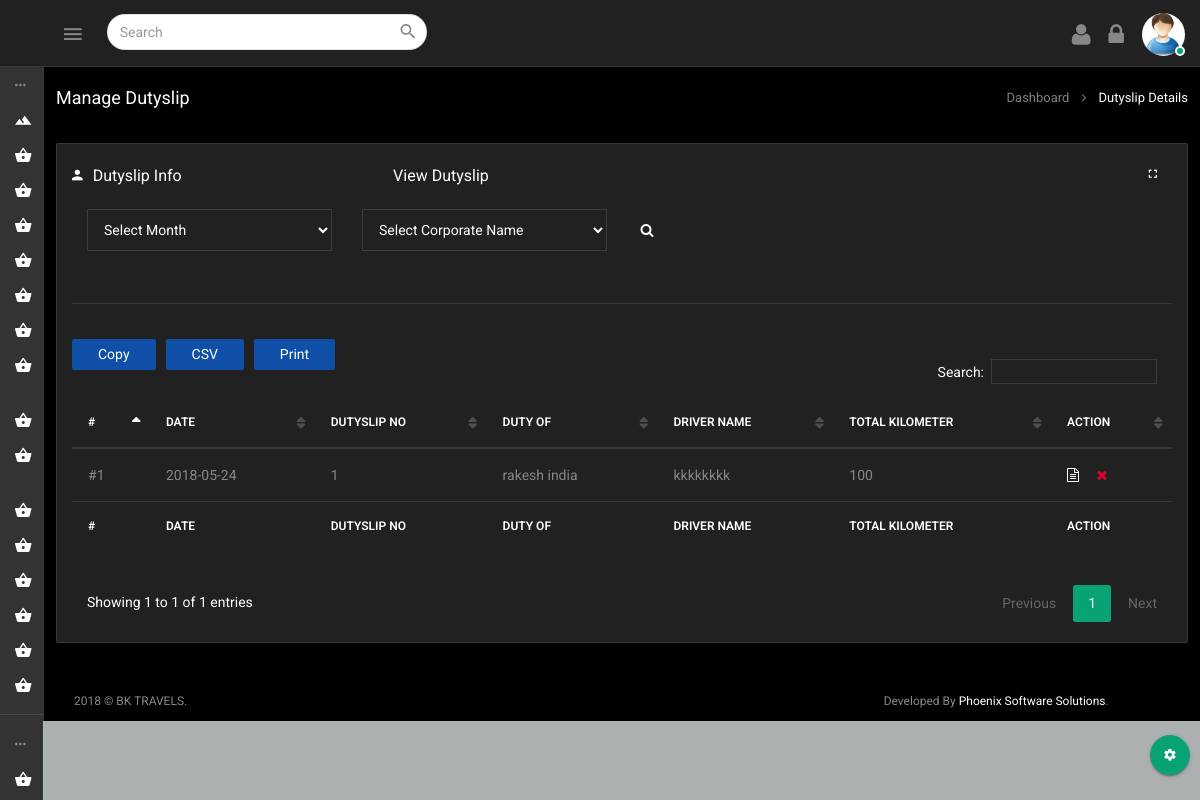
Screenshot of /bktravels/dutyslip_corporate.php (signed in) with the database file from the repository.
### tables this page shows
CREATE TABLE `duty_slip_corporate` (
  `id` bigint(20) UNSIGNED NOT NULL,
  `dutyslip_slno` int(100) NOT NULL,
  `corporate_id` varchar(50) NOT NULL,
  `corporate_name` varchar(255) NOT NULL,
  `report_at` varchar(50) NOT NULL,
  `booked_by` varchar(50) NOT NULL,
  `vehicle_no` varchar(20) NOT NULL,
  `vehicle_id` varchar(50) NOT NULL,
  `vehicle_name` varchar(50) NOT NULL,
  `vehicle_size` varchar(100) NOT NULL,
  `driver_name` varchar(50) NOT NULL,
  `place_from` varchar(50) NOT NULL,
  `place_to` varchar(60) NOT NULL,
  `start_date` varchar(50) NOT NULL,
  `starting_km` varchar(15) NOT NULL,
  `start_time` varchar(15) NOT NULL,
  `closing_km` varchar(15) NOT NULL,
  `closing_time` varchar(15) NOT NULL,
  `closing_date` varchar(15) NOT NULL,
  `total_km` varchar(15) NOT NULL,
  `total_time` varchar(200) NOT NULL,
  `charging_type` varchar(15) NOT NULL,
  `ac_nonac` varchar(15) NOT NULL,
  `toll_gate` varchar(15) NOT NULL,
  `parking_charge` varchar(15) NOT NULL,
  `advance_paid_client` decimal(10,2) NOT NULL,
  `advance_paid_travel` decimal(10,2) NOT NULL,
  `created_date` timestamp NOT NULL DEFAULT CURRENT_TIMESTAMP ON UPDATE CURRENT_TIMESTAMP,
  `monthof` int(11) NOT NULL,
  `yearof` int(11) NOT NULL,
  `advance_return_driver` int(11) NOT NULL,
  `paid_to_owener` int(11) NOT NULL,
  `remarks` varchar(555) NOT NULL
);

### bktravels/dutyslip_corporate.php (the view, shortened to what this page needs)
<?php
include('config.php');
function month_list(){
	global $mysqli;
	$stmt = $mysqli->prepare("SELECT
	id,
	month
	 FROM months
       ");
	$stmt->execute();
	$stmt->bind_result($id,$name);
       while($stmt->fetch()){
         $row[]=array('id'=>$id,'month'=>$name);
       }
     	if(!empty($row)){
     	return ($row);
      }
     	else {
         return "a";
       }
}
function corporate_list($status){
	global $mysqli;
	$stmt = $mysqli->prepare("SELECT
	id,
	name
	 FROM aacorporate
	 WHERE status= ?;
       ");
	$stmt->bind_param("s",$status);
	$stmt->execute();
	$stmt->bind_result($id,$name);
       while($stmt->fetch()){
         $row[]=array('id'=>$id,'name'=>$name);
       }
     	if(!empty($row)){
     	return ($row);
      }
     	else {
         return "a";
       }
}
function select_dutyof_name($duty_of){
	global $mysqli;
	$stmt = $mysqli->prepare("SELECT
	name
	 FROM aacorporate
	 WHERE id = ?
       ");
	$stmt->bind_param("s",$duty_of);
	$stmt->execute();
	$stmt->bind_result($name);
       while($stmt->fetch()){
         $row[]=array('name'=>$name);
       }
     	if(!empty($row)){
     	return ($row[0]);
      }
     	else {
         return "a";
       }
}
  function fetchdutyslip(){
    global $mysqli;
    $stmt = $mysqli->prepare("SELECT
    id,
    dutyslip_slno,
    corporate_id,
    corporate_name,
    report_at,
    booked_by,
    vehicle_no,
    vehicle_id,
    vehicle_name,
    driver_name,
    place_from,
    place_to,
    start_date,
    starting_km,
    start_time,
    closing_km,
    closing_time,
    closing_date,
    total_km,
    total_time,
    ac_nonac,
    toll_gate,
    parking_charge,
    advance_paid_client,
    advance_paid_travel
      FROM duty_slip_corporate
       ");
       $stmt->execute();
       $stmt->bind_result($id,$dutyslip_slno,$corporate_id,$corporate_name,$report_at,$booked_by,$vehicle_no,$vehicle_id,$vehicle_name,$driver_name,$place_from,$place_to,$start_date,$starting_km,$start_time,$closing_km,$closing_time,$closing_date,$total_km,$total_time,$ac_nonac,$toll_gate,$parking_charge,$advance_paid_client,$advance_paid_travel);
       while($stmt->fetch()){
         $row[]=array('id'=>$id,'dutyslip_slno'=>$dutyslip_slno,'corporate_id'=>$corporate_id,'corporate_name'=>$corporate_name,'report_at'=>$report_at,'booked_by'=>$booked_by,'vehicle_no'=>$vehicle_no,'vehicle_id'=>$vehicle_id,'vehicle_name'=>$vehicle_name,'driver_name'=>$driver_name,'place_from'=>$place_from,'place_to'=>$place_to,'start_date'=>$start_date,'starting_km'=>$starting_km,'start_time'=>$start_time,'closing_km'=>$closing_km,'closing_time'=>$closing_time,'closing_date'=>$closing_date,'total_km'=>$total_km,'total_time'=>$total_time,'ac_nonac'=>$ac_nonac,'toll_gate'=>$toll_gate,'parking_charge'=>$parking_charge,'advance_paid_client'=>$advance_paid_client,'advance_paid_travel'=>$advance_paid_travel);
       }
     	if(!empty($row)){
     	return ($row);
      }
     	else {
         return "";
       }
  }
	$sessionname = $_SESSION['login_user'];
	$month_list = month_list();
	$corporate_list = corporate_list(1);
	if($sessionname){
?>
<!DOCTYPE html>
<html lang="en">
<?php include("include/header.php"); ?>
	<body>
		<div class="wrapper theme-4-active pimary-color-red">
			<?php include("include/top_nav.php"); ?>
			<?php include("include/nav.php"); ?>
			<?php include("include/theme_color.php"); ?>
			<div class="page-wrapper">
				<div class="container-fluid">
					<div class="row heading-bg">
						<div class="col-lg-3 col-md-4 col-sm-4 col-xs-12">
							<h5 class="txt-dark">Manage Dutyslip</h5>
						</div>
						<div class="col-lg-9 col-sm-8 col-md-8 col-xs-12">
							<ol class="breadcrumb">
								<li><a href="dashboard.php">Dashboard</a></li>
								<li class="active"><span> Dutyslip Details</span></li>
							</ol>
						</div>
					</div>
					<?php
					 if(isset($_POST['serach_by_corporate'])){ ?>
					 <?php
						 $month = $_POST['month'];
						 $corporate = $_POST['corporate_name'];
						 $get_data_by_corporate = get_data_by_corporate($month,$corporate);
						 ?>
						  <div class="row" id="pks1">
						<div class="col-sm-12">
							<div class="panel panel-default card-view">
								<div class="panel-wrapper collapse in">
									<div class="panel-body">
                    <div class="pull-right">
    									<a href="#" class="pull-left inline-block full-screen mr-15">
    										<i class="zmdi zmdi-fullscreen"></i>
    									</a>
    								</div>
										<h6 class="txt-dark capitalize-font"><i class="zmdi zmdi-account mr-10"></i>Dutyslip Info</h6>
										<br>
						<div class="search_div">
							<form method="post" action="">
								<div class="col-md-3">
									<select name="month" id="months" class="form-control">
									<option value="">Select Month</option>
									<?php foreach($month_list as $month_list){ ?>
									<option value="<?php echo($month_list['id']); ?>"<?php if($month_list['id']==$month) echo("selected") ?>><?php echo($month_list['month']) ?></option>
									<?php }?>
								</select>
								</div>
								<div class="col-md-3">
									<select name="corporate_name" id="crname" class="form-control">
									<option value="">Select Corporate Name</option>
									<?php foreach($corporate_list as $corporate_list){ ?>
									<option value="<?php echo($corporate_list['name']); ?>"<?php if($corporate_list['name']==$corporate) echo("selected") ?>><?php echo($corporate_list['name']) ?></option>
									<?php }?>
								</select>
								</div>
								<button type="submit" name="serach_by_corporate" id="serach_by_corporate" class="form-control" style="width: 50px; border: none"><i class="fa fa-search"></i></button>
							</form>
						</div>
                   <br> <br>
                    <hr class="light-grey-hr"/>
										<div class="table-wrap">
											<div class="table-responsive">
												<table id="example" class="table table-hover display  pb-30" >
                           <?php
                          if($get_data_by_corporate!="") { ?>
													<thead>
														<tr>
															<th>#</th>
															<th>Date</th>
															<th>Dutyslip No</th>
															<th>Duty Of</th>
															<th>Driver Name</th>
															<th>Total Kilometer</th>
															<th>Total Time</th>
															<th>Toll Gate Charge</th>
															<th>Parking Charge</th>
															<th>Advance Paid by Client</th>
															<th>Advance paid by Travels</th>
															<th class="text-nowrap">Action</th>
														</tr>
													</thead>
													<!--<tfoot>
														<tr>
															<th>#</th>
															<th>Date</th>
															<th>Dutyslip No</th>
															<th>Duty Of</th>
															<th>Driver Name</th>
															<th>Total Kilometer</th>
															<th class="text-nowrap">Action</th>
														</tr>
													</tfoot>-->
													<tbody>
														<?php
										 					$i = 1;
							  $tkm = 0;
							  $ttg = 0;
							  $pcharge = 0;
							  $adv_p_b_c = 0;
							  $adv_p_b_t = 0;
							  $totaltime = 0;
							   if($get_data_by_corporate!="") {
                              foreach ($get_data_by_corporate as $v1) {
								  $duty_of = $v1['corporate_id'];
								  $select_dutyof_name = select_dutyof_name($duty_of);
										 					?>
														<tr>
															<td>#<?php echo $i; ?></td>
															<td><?php echo $v1['start_date'];?></td>
															<td><?php echo $v1['dutyslip_slno'];?></td>
															<td><?php echo $select_dutyof_name['name'];?></td>
															<td><?php echo $v1['driver_name'];?></td>
															<td><?php echo $v1['total_km'];?></td>
															<td><?php echo $v1['total_time'];?></td>
															<td><?php echo $v1['toll_gate'];?></td>
															<td><?php echo $v1['parking_charge'];?></td>
															<td><?php echo $v1['advance_paid_client'];?></td>
															<td><?php echo $v1['advance_paid_travel'];?></td>
															<td class="text-nowrap"><a onClick="delete_buyer(<?php echo $v1['id'];?>);" data-toggle="tooltip" data-original-title="Delete"> <i class="fa fa-close  text-danger"></i> </a> </td>
														</tr>
															<?php
								  						$tkm = $tkm+$v1['total_km'];
								  						$ttg = $ttg+$v1['toll_gate'];
								  						$pcharge = $pcharge+$v1['parking_charge'];
								  						$adv_p_b_c = $adv_p_b_c+$v1['advance_paid_client'];
								  						$adv_p_b_t = $adv_p_b_t+$v1['advance_paid_travel'];
								  $a = explode(" : ",$v1['total_time']);
								  $day = explode(" ",$a[0])[0]*86400;
								  $hour = explode(" ",$a[1])[0]*3600;
								  $minute = explode(" ",$a[2])[0]*60;
								  $second = explode(" ",$a[3])[0];
								  $oneday = $day+$hour+$minute+$second;
								  $totaltime = $totaltime+$oneday;
														  $i++; }} ?>
                       <tr>
                       	<td>Total</td>
                       	<?php
							  $tday = $totaltime/86400;
							  $tday = floor($tday);
							  $tsec = $tday*86400;
							  $remsec = $totaltime-$tsec;
							  $thour = floor($remsec/3600);
							  $tsec = $thour*3600;
							  $remsec = $remsec-$tsec;
							  $tminute = floor($remsec/60);
							  $tsec = $tminute*60;
							  $remsec = $remsec-$tsec;
							  ?>
                       	<td></td>
                       		<td></td>
                       			<td></td>
                       				<td></td>
                       					<td id="tkm"><?php echo($tkm) ?></td>
                       					<td id="tday"><?php echo($tday." days : ".$thour." hour : ".$tminute." minute : ".$remsec." seconds") ?></td>
                       					<td id="ttg"><?php echo($ttg); ?></td>
                       					<td id="pcharge"><?php echo($pcharge); ?></td>
                       					<td id="adv_p_b_c"><?php echo($adv_p_b_c); ?></td>
                       					<td id="adv_p_b_t"><?php echo($adv_p_b_t); ?></td>
                       					<td></td>
                       </tr>
                       </tbody>
                        <?php } else echo "No data Found"; ?>
												</table>
											</div>
										</div>
									</div>
								</div>
							</div>
						</div>
					</div>
					 <script type="text/javascript">
						 $(document).ready(function(){
							 var month = "<?php echo($month) ?>";
							 var corporate = "<?php echo($corporate) ?>" ;
								var tkm = $('td#tkm').html();
								var tday = $('td#tday').html();
								var ttg = $('td#ttg').html();
								var pcharge = $('td#pcharge').html();
								var adv_p_b_c = $('td#adv_p_b_c').html();
								var adv_p_b_t = $('td#adv_p_b_t').html();
							 	var name = "enter_total_month_data";
							  $.ajax({
								url:"enter_total_month_data_corporate.php",
								type:"post",
								data:{month:month,corporate:corporate,tkm:tkm,tday:tday,ttg:ttg,pcharge:pcharge,adv_p_b_c:adv_p_b_c,adv_p_b_t:adv_p_b_t,name:name},
								success:function(data){
									//alert(data)
								}
								 });
						 })
						 </script>
					 <?php }else{ ?>
						 <div class="row" id="pks1">
						<div class="col-sm-12">
							<div class="panel panel-default card-view">
								<div class="panel-wrapper collapse in">
									<div class="panel-body">
                    <div class="pull-right">
    									<a href="#" class="pull-left inline-block full-screen mr-15">
    										<i class="zmdi zmdi-fullscreen"></i>
    									</a>
    								</div>
										<h6 class="txt-dark capitalize-font"><i class="zmdi zmdi-account mr-10"></i>Dutyslip Info<a href="dutyslip.php" style="float: right;margin-right: 60%">View Dutyslip</a>	</h6>
										<br>
						<div class="search_div">
							<form method="post" action="">
								<div class="col-md-3">
									<select name="month" id="months" class="form-control">
									<option value="">Select Month</option>
								</select>
								</div>
								<div class="col-md-3">
									<select name="corporate_name" id="crname" class="form-control">
									<option value="">Select Corporate Name</option>
								</select>
								</div>
								<button type="submit" name="serach_by_corporate" id="serach_by_corporate" class="form-control" style="width: 50px; border: none"><i class="fa fa-search"></i></button>
							</form>
						</div>
                   <br> <br>
                    <hr class="light-grey-hr"/>
										<div class="table-wrap">
											<div class="table-responsive">
												<table id="example" class="table table-hover display  pb-30" >
                           <?php $fetchdutyslip = fetchdutyslip(1);
                          if(!empty($fetchdutyslip)) { ?>
													<thead>
														<tr>
															<th>#</th>
															<th>Date</th>
															<th>Dutyslip No</th>
															<th>Duty Of</th>
															<th>Driver Name</th>
															<th>Total Kilometer</th>
															<th class="text-nowrap">Action</th>
														</tr>
													</thead>
													<tfoot>
														<tr>
															<th>#</th>
															<th>Date</th>
															<th>Dutyslip No</th>
															<th>Duty Of</th>
															<th>Driver Name</th>
															<th>Total Kilometer</th>
															<th class="text-nowrap">Action</th>
														</tr>
													</tfoot>
													<tbody>
														<?php
										 					$i = 1;
                              $fetchdutyslip = fetchdutyslip(1);
                              foreach ($fetchdutyslip as $v1) {
								  $duty_of = $v1['corporate_id'];
								  $select_dutyof_name = select_dutyof_name($duty_of);
										 					?>
														<tr>
															<td>#<?php echo $i; ?></td>
															<td><?php echo $v1['start_date'];?></td>
															<td><?php echo $v1['dutyslip_slno'];?></td>
															<td><?php echo $select_dutyof_name['name'];?></td>
															<td><?php echo $v1['driver_name'];?></td>
															<td><?php echo $v1['total_km'];?></td>
															<td class="text-nowrap"><a href="dutyslip_print_relax_corporate.php?printid=<?php echo $v1['id']; ?>" target="_blank"><i class="fa fa-file-text-o" aria-hidden="true"></i>&nbsp;&nbsp;&nbsp;&nbsp;</a> <a onClick="delete_buyer(<?php echo $v1['id'];?>);" data-toggle="tooltip" data-original-title="Delete"> <i class="fa fa-close  text-danger"></i> </a> </td>
														</tr>
															<?php $i++; } ?>
													</tbody>
                        <?php } else echo "No data Found"; ?>
												</table>
											</div>
										</div>
									</div>
								</div>
							</div>
						</div>
					</div>
					<?php  } ?>
				</div>
				<?php include("include/footer.php"); ?>
			</div>
		</div>
	</body>
</html>
<?php } ?>

### rows the page displays
duty_slip_corporate: start_date "2018-05-24", dutyslip_slno "1", name "rakesh india", driver_name "kkkkkkkk", total_km "100"
